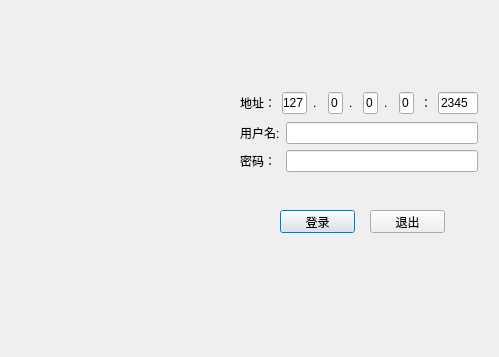
<?xml version="1.0" encoding="UTF-8"?>
<ui version="4.0">
 <class>Dialog</class>
 <widget class="QDialog" name="Dialog">
  <property name="geometry">
   <rect>
    <x>0</x>
    <y>0</y>
    <width>499</width>
    <height>357</height>
   </rect>
  </property>
  <property name="windowTitle">
   <string>Dialog</string>
  </property>
  <widget class="QPushButton" name="pushButton">
   <property name="geometry">
    <rect>
     <x>280</x>
     <y>210</y>
     <width>75</width>
     <height>23</height>
    </rect>
   </property>
   <property name="text">
    <string>登录</string>
   </property>
  </widget>
  <widget class="QPushButton" name="pushButton_2">
   <property name="geometry">
    <rect>
     <x>370</x>
     <y>210</y>
     <width>75</width>
     <height>23</height>
    </rect>
   </property>
   <property name="text">
    <string>退出</string>
   </property>
  </widget>
  <widget class="QLabel" name="label_8">
   <property name="geometry">
    <rect>
     <x>50</x>
     <y>80</y>
     <width>150</width>
     <height>160</height>
    </rect>
   </property>
   <property name="minimumSize">
    <size>
     <width>150</width>
     <height>160</height>
    </size>
   </property>
   <property name="text">
    <string/>
   </property>
  </widget>
  <widget class="QWidget" name="">
   <property name="geometry">
    <rect>
     <x>240</x>
     <y>90</y>
     <width>238</width>
     <height>84</height>
    </rect>
   </property>
   <layout class="QVBoxLayout" name="verticalLayout_3">
    <item>
     <layout class="QHBoxLayout" name="horizontalLayout_4">
      <item>
       <widget class="QLabel" name="label_6">
        <property name="text">
         <string>地址：</string>
        </property>
       </widget>
      </item>
      <item>
       <layout class="QHBoxLayout" name="horizontalLayout_3">
        <item>
         <layout class="QHBoxLayout" name="horizontalLayout_2">
          <property name="sizeConstraint">
           <enum>QLayout::SetDefaultConstraint</enum>
          </property>
          <item>
           <widget class="QLineEdit" name="lineEdit">
            <property name="maximumSize">
             <size>
              <width>25</width>
              <height>16777215</height>
             </size>
            </property>
            <property name="text">
             <string>127</string>
            </property>
           </widget>
          </item>
          <item>
           <widget class="QLabel" name="label_3">
            <property name="text">
             <string>.</string>
            </property>
           </widget>
          </item>
          <item>
           <widget class="QLineEdit" name="lineEdit_6">
            <property name="maximumSize">
             <size>
              <width>15</width>
              <height>16777215</height>
             </size>
            </property>
            <property name="text">
             <string>0</string>
            </property>
           </widget>
          </item>
          <item>
           <widget class="QLabel" name="label_4">
            <property name="maximumSize">
             <size>
              <width>15</width>
              <height>16777215</height>
             </size>
            </property>
            <property name="text">
             <string>.</string>
            </property>
           </widget>
          </item>
          <item>
           <widget class="QLineEdit" name="lineEdit_7">
            <property name="maximumSize">
             <size>
              <width>15</width>
              <height>16777215</height>
             </size>
            </property>
            <property name="text">
             <string>0</string>
            </property>
           </widget>
          </item>
          <item>
           <widget class="QLabel" name="label_5">
            <property name="maximumSize">
             <size>
              <width>15</width>
              <height>16777215</height>
             </size>
            </property>
            <property name="text">
             <string>.</string>
            </property>
           </widget>
          </item>
          <item>
           <widget class="QLineEdit" name="lineEdit_8">
            <property name="maximumSize">
             <size>
              <width>15</width>
              <height>16777215</height>
             </size>
            </property>
            <property name="text">
             <string>0</string>
            </property>
           </widget>
          </item>
         </layout>
        </item>
        <item>
         <widget class="QLabel" name="label_7">
          <property name="text">
           <string>：</string>
          </property>
         </widget>
        </item>
        <item>
         <widget class="QLineEdit" name="lineEdit_4">
          <property name="maximumSize">
           <size>
            <width>40</width>
            <height>16777215</height>
           </size>
          </property>
          <property name="text">
           <string>2345</string>
          </property>
         </widget>
        </item>
       </layout>
      </item>
     </layout>
    </item>
    <item>
     <layout class="QHBoxLayout" name="horizontalLayout">
      <item>
       <layout class="QVBoxLayout" name="verticalLayout_2">
        <item>
         <widget class="QLabel" name="label">
          <property name="text">
           <string>用户名:</string>
          </property>
         </widget>
        </item>
        <item>
         <widget class="QLabel" name="label_2">
          <property name="text">
           <string>密码：</string>
          </property>
         </widget>
        </item>
       </layout>
      </item>
      <item>
       <layout class="QVBoxLayout" name="verticalLayout">
        <item>
         <widget class="QLineEdit" name="lineEdit_2">
          <property name="minimumSize">
           <size>
            <width>0</width>
            <height>0</height>
           </size>
          </property>
          <property name="maximumSize">
           <size>
            <width>100000</width>
            <height>16777215</height>
           </size>
          </property>
         </widget>
        </item>
        <item>
         <widget class="QLineEdit" name="lineEdit_3">
          <property name="minimumSize">
           <size>
            <width>100</width>
            <height>0</height>
           </size>
          </property>
         </widget>
        </item>
       </layout>
      </item>
     </layout>
    </item>
   </layout>
  </widget>
 </widget>
 <tabstops>
  <tabstop>lineEdit</tabstop>
  <tabstop>lineEdit_6</tabstop>
  <tabstop>lineEdit_7</tabstop>
  <tabstop>lineEdit_8</tabstop>
  <tabstop>lineEdit_4</tabstop>
  <tabstop>lineEdit_2</tabstop>
  <tabstop>lineEdit_3</tabstop>
  <tabstop>pushButton</tabstop>
  <tabstop>pushButton_2</tabstop>
 </tabstops>
 <resources/>
 <connections/>
</ui>
